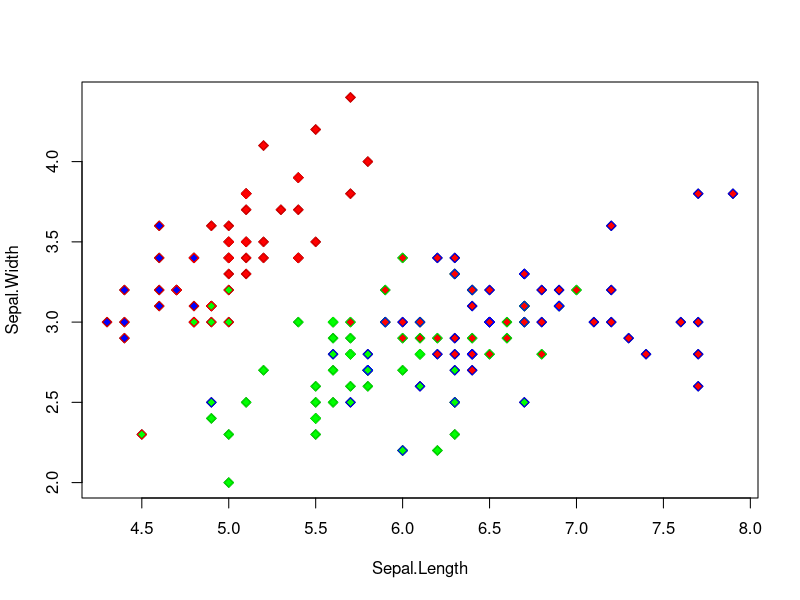
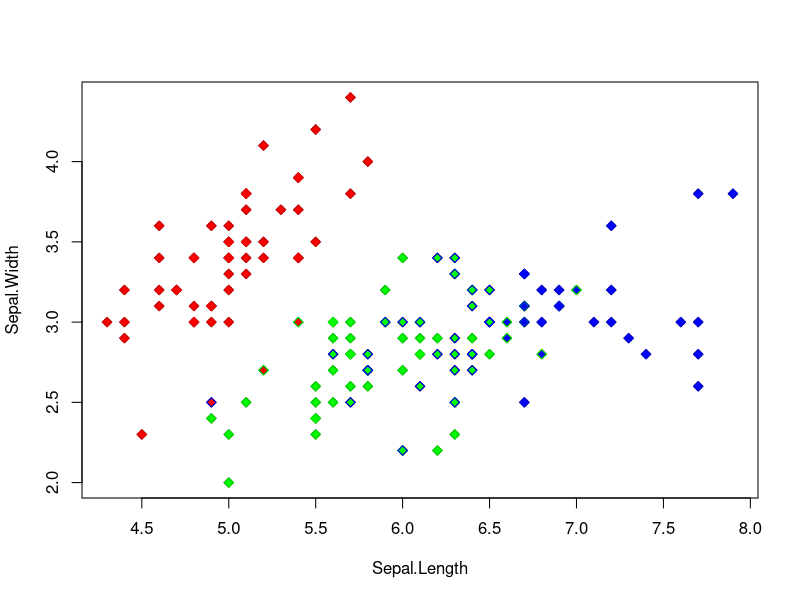
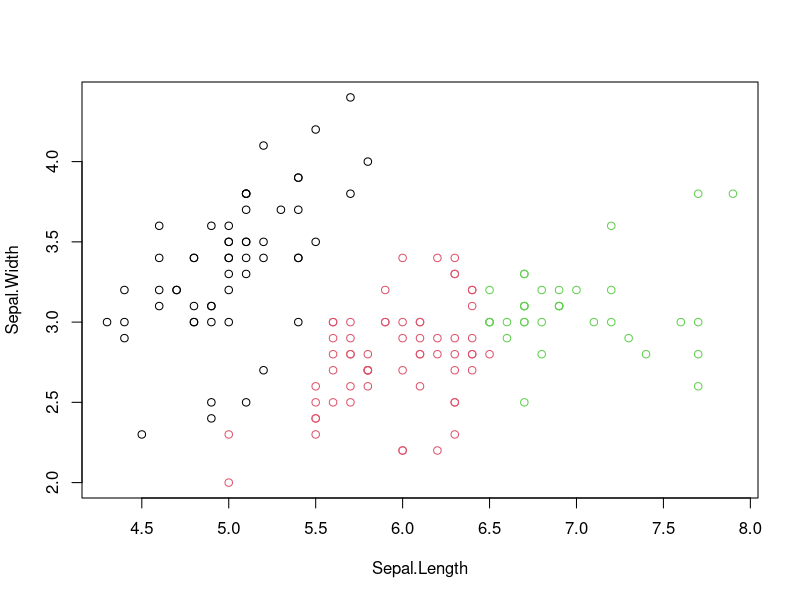
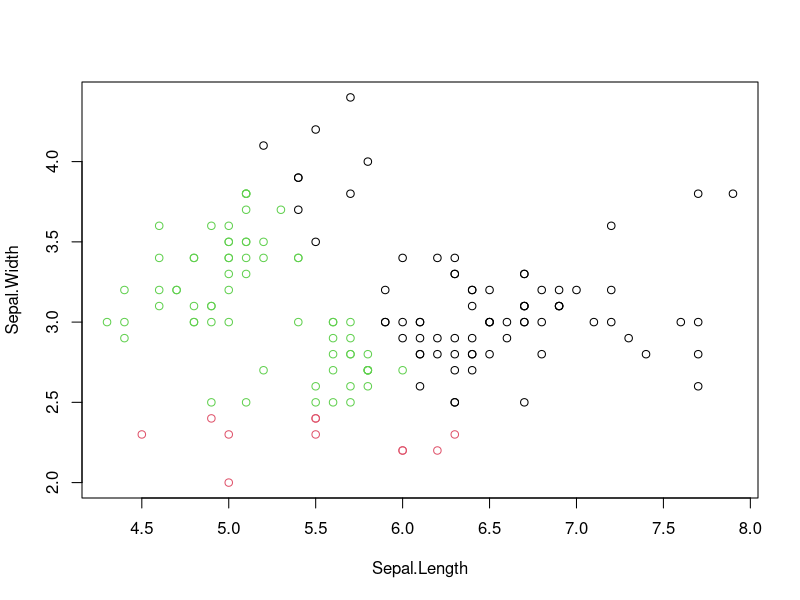
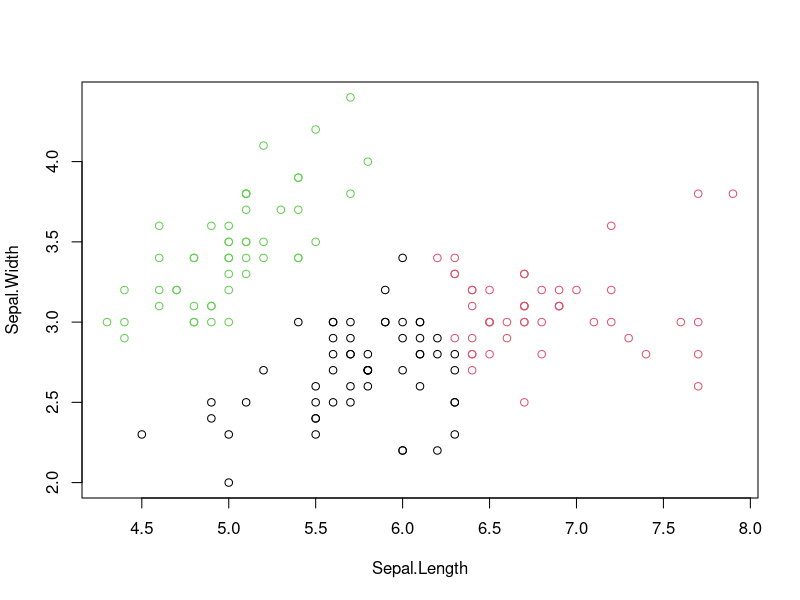
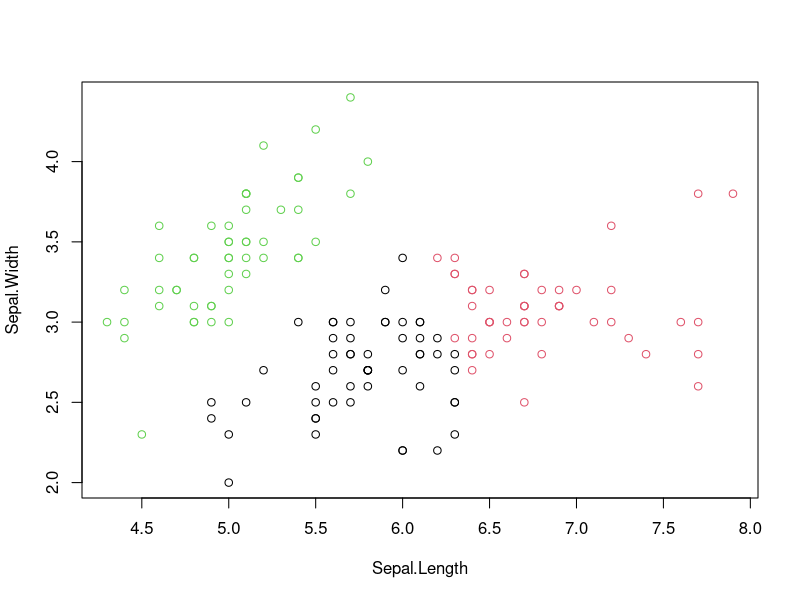
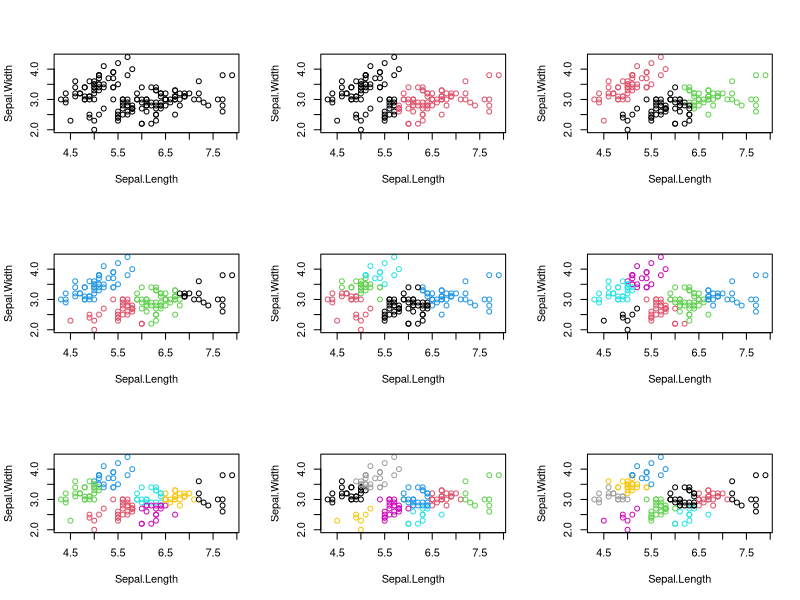

Reproduce these figures in R, in order. (Note: this script raises an error after producing the figures.)
# prac_2b

X=iris[,1:2]
Y=iris[,5]

?kmeans

result <- kmeans(X,X[1:3,],iter.max=1,algorithm="Lloyd")
result$centers
result$cluster
plot(X,bg=c("red","green","blue")[unclass(result$cluster)],pch=23)
points(x=iris$Sepal.Length,iris$Sepal.Width,col=c("red","green","blue")[unclass(iris$Species)],pch=23)

# change initialization
init=data.frame(Sepal.Length=c(5,6,7),
                Sepal.Width=c(3.5,2.5,2.5))
result <- kmeans(X,init,iter.max=1,algorithm="Lloyd")
result$centers
result$cluster
plot(X,bg=c("red","green","blue")[unclass(result$cluster)],pch=23)
points(x=iris$Sepal.Length,iris$Sepal.Width,col=c("red","green","blue")[unclass(iris$Species)],pch=23)




# 4 repeat running code to see the how it changes with each iteration
result <- kmeans(X,result$centers,iter.max=1,algorithm="Lloyd")
result$centers
result$cluster
plot(X,col=result$cluster)

#5. We can let the algorithm itself choose the initial values, and only specify the number of clusters. Run this code several times and observe the differences.
numClusters <- 3
result <- kmeans(X,numClusters,nstart=1,iter.max=1,algorithm="Lloyd")
result$centers
result$cluster
plot(X,col=result$cluster)

# change nstart=1000. This changes the number of random sets to be choosen to 1000. E.g. start iterations after finding a good place to start. (I think sets the starting point at the average?? need to check)
numClusters <- 3
result <- kmeans(X,numClusters,nstart=1000,iter.max=1,algorithm="Lloyd")
result$centers
result$cluster
plot(X,col=result$cluster)

# 7 try default
result = kmeans(X,numClusters)
plot(X,col=result$cluster)


# how many clusters do we need for a clean devide... Well this is unsupervised not supervised.
# But more clusters the more messy it seems. If not 6. if supervised then number of clusters=number of classes unless bimodal?
# Clean is subjective...
par(mfrow=c(3,3))
numClusters=seq(1:9)
for(i in 1:9){
result = kmeans(X,numClusters[i])
plot(X,col=result$cluster)}
par(mfrow(c(1,1)))